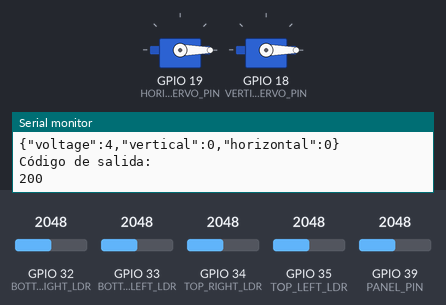
A sketch run on a simulated ESP32. Parts: 2 × servo, the last lines printed to the serial monitor. The test bench sets the inputs (shaded band); at power-on: GPIO 32 (BOTTOM_RIGHT_LDR) = 2048, GPIO 33 (BOTTOM_LEFT_LDR) = 2048, GPIO 34 (TOP_RIGHT_LDR) = 2048, GPIO 35 (TOP_LEFT_LDR) = 2048, GPIO 39 (PANEL_PIN) = 2048. WiFi joins after 1.5 s; servers stay silent unless stated; uploads are accepted with an empty reply.

Above: at 2.7 s.
2.8 s: GPIO 32 (BOTTOM_RIGHT_LDR) set to 2230
5.1 s: GPIO 32 (BOTTOM_RIGHT_LDR) set to 2353
At 5.92 s:
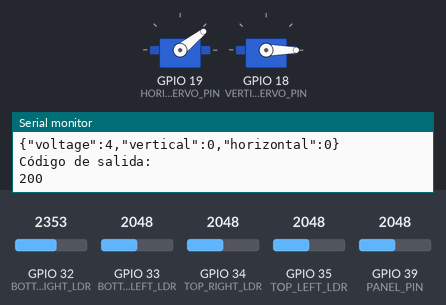
At 10.2 s:
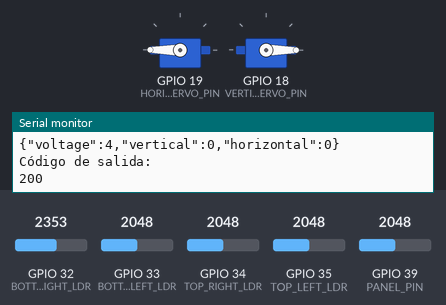
Timing chart, 0 to 11.7 s (numbered marks = the images above; inputs shaded):
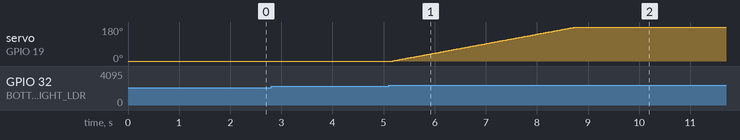

The sketch:

main.ino
```cpp
/*
   MICROPROCESADORES
   Seguidor solar
   Equipo 2
*/

#include "control_servos.h" // Ya incluye ESP32Servo.h
#include "network.h"
#include "client.h"
Servo servoH;
Servo servoV;

void setup () {
  Serial.begin( 115200 );
  initialize_servos( servoH, servoV );
  connect_wifi();
}

void loop() {
  update_servos( servoH, servoV );
  postVoltage();
  delay(1000);
}
```

client.cpp
```cpp
#include "client.h"
#include "control_servos.h"

TaskHandle_t Task1;
HTTPClient http;
StaticJsonDocument<200> doc;
String buffer = "";
String ServerIP = "http://192.168.0.3:44388/voltage";

// voltage
void postVoltage() {
  http.begin(ServerIP);
  http.addHeader("Content-Type", "application/json");
  String requestData = "";
  float V_pin = map(analogRead( PANEL_PIN ), 0, 4095, 0, 3); // Puede que sea necesario cambiar el voltaje máximo
  float V_panel = 4 * V_pin;
  doc["voltage"] = V_panel;
  doc["vertical"] = servoV.read();
  doc["horizontal"] = servoH.read();
  serializeJson( doc, buffer );

  Serial.println(buffer);

  int responseCode = http.POST( buffer );
  doc.clear();
  buffer="";
  Serial.println("Código de salida: ");
  Serial.println(responseCode);
}

void delete_client() {
  //vTaskDelete(Task1);
}
```

client.h
```cpp
#ifndef SERVER_H
#define SERVER_H

#include <freertos/FreeRTOS.h>
#include <freertos/task.h>

#include <ArduinoJson.h>
#include <HTTPClient.h>

#define PANEL_PIN 39

// Port: 44388
void initialize_client();
void delete_client();
void postVoltage();

#endif
```

control_servos.cpp
```cpp
#include "control_servos.h"

float const ANALOG_BIAS = 120; // Puede que sea buena idea cambiar esto con el tiempo

int average(int a, int b) {
  return (a + b) / 2;
}

void move_servo( Servo& servo, direction d ) {
  int servo_pos = servo.read();
  int limit = (d == RIGHT || d == UP) ? HIGH_LIMIT : LOW_LIMIT;
  bool at_limit = servo_pos == limit;
  int move_to = (at_limit) * limit + (!at_limit) * (servo_pos + d);
  servo.write(move_to);
}

void initialize_servos( Servo& servoH, Servo& servoV ) {
  servoH.attach(HORIZONTAL_SERVO_PIN);
  servoH.write(INITIAL_POSITION);
  servoV.attach(VERTICAL_SERVO_PIN);
  servoV.write(INITIAL_POSITION);
}

void update_servos( Servo& servoH, Servo& servoV ) {
  bool readyV = false;
  bool readyH = false;

  int topl = 0, topr = 0, botl = 0, botr = 0;

  //capturando valores analogicos de cada LDR
  topl = analogRead(TOP_LEFT_LDR);
  topr = analogRead(TOP_RIGHT_LDR);
  botl = analogRead(BOTTOM_LEFT_LDR);
  botr = analogRead(BOTTOM_RIGHT_LDR);

  while (!readyV || !readyH) {

    if ( average(botl, botr) > average(topl, topr) + ANALOG_BIAS )        move_servo( servoV, DOWN  );
    else if ( average(botl, botr)  + ANALOG_BIAS < average(topl, topr))   move_servo( servoV, UP    );
    else readyV = true;
    delay(10);

    if ( average(topl, botl) > average(topr, botr)  + ANALOG_BIAS )       move_servo( servoH, LEFT  );
    else if ( average(topl, botl) + ANALOG_BIAS < average(topr, botr) )   move_servo( servoH, RIGHT );
    else readyH = true;
    delay(10);

  }
}
```

control_servos.h
```cpp
#ifndef CONTROL_SERVOS_H
#define CONTROL_SERVOS_H


#include <ESP32Servo.h>

#define INITIAL_POSITION 0

// Servos
#define HORIZONTAL_SERVO_PIN 19
#define VERTICAL_SERVO_PIN 18

// LDRs
#define TOP_RIGHT_LDR 34
#define TOP_LEFT_LDR 35
#define BOTTOM_RIGHT_LDR 32
#define BOTTOM_LEFT_LDR 33

// Estoy suponiendo estos
#define HIGH_LIMIT 180
#define LOW_LIMIT    0

//Para el servo con movimiento horizontal
extern Servo servoH; //Objeto tipo Servo.
//Para el servo con movimiento vertical
extern Servo servoV; //Objeto tipo Servo.

enum direction { LEFT = -1, RIGHT = 1, DOWN = -1, UP = 1 };

void move_servo( Servo&, direction );
void initialize_servos( Servo&, Servo& );
void update_servos(Servo&, Servo&);

#endif
```

network.cpp
```cpp
#include "network.h"

void connect_wifi() {
  WiFi.mode(WIFI_STA);
  WiFi.disconnect();

  Serial.println();
  Serial.println();
  Serial.print("Connecting to ");
  Serial.println(modem_ssid);
  WiFi.begin(modem_ssid, modem_password);

  while (WiFi.status() != WL_CONNECTED) {
    delay(500);
    Serial.print(".");
  }
  Serial.println();
  Serial.println("WiFi connected");
  Serial.println("IP address: ");
  Serial.println(WiFi.localIP());
}
```

network.h
```cpp
#ifndef NETWORK_H
#define NETWORK_H

#include <WiFi.h>

#define modem_ssid "your_ssid"
#define modem_password "your_password"

void connect_wifi();

#endif
```

Measured:
- the behaviour switches between 2289 and 2290 on GPIO 32 (BOTTOM_RIGHT_LDR) (found by bisection; images 0 and 1)
- after the input at 5.1 s, servo on GPIO 19 (HORIZONTAL_SERVO_PIN): moves from 0° to 180° over 3.6 s, starting after 0.08 s
